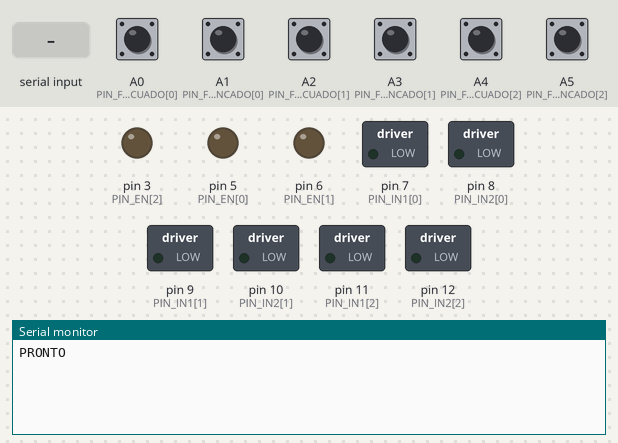
Recording of a sketch running on a simulated Arduino Uno, built with avr-gcc and run on an emulated ATmega328P. Shown: switched loads named in the sketch (green lamp = pin HIGH), output pins drawn as LEDs (lit = HIGH), the last lines printed to the serial monitor. The test bench sets the inputs (shaded band); at power-on: A0 (PIN_FC_RECUADO[0]), A1 (PIN_FC_AVANCADO[0]), A2 (PIN_FC_RECUADO[1]), A3 (PIN_FC_AVANCADO[1]), A4 (PIN_FC_RECUADO[2]), A5 (PIN_FC_AVANCADO[2]) HIGH.

Above: at 1.2 s.
1.3 s: "?\n" received over Serial
At 1.9 s:
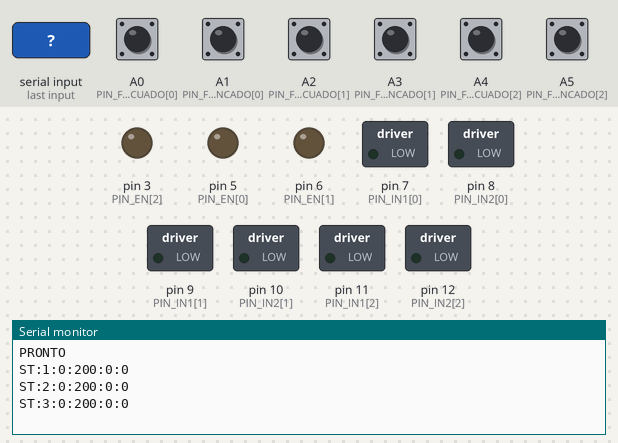
2.8 s: "S\n" received over the second serial link
At 3.7 s:
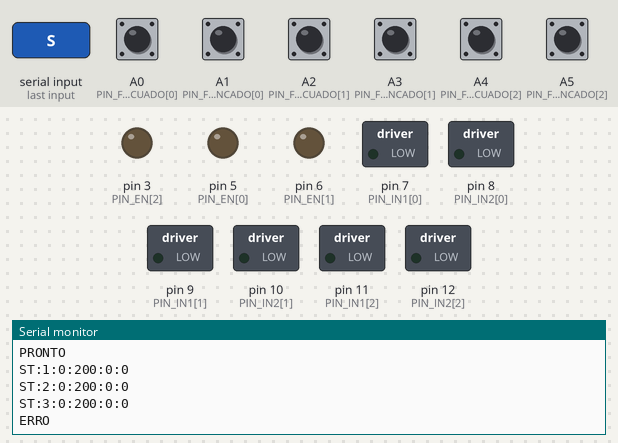
4.3 s: "X:45\n" received over Serial
At 5.8 s:
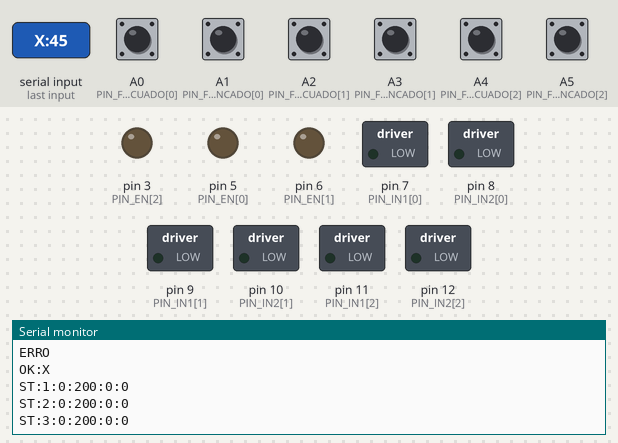
Timing chart, 0 to 7.3 s (numbered marks = the images above; inputs shaded):
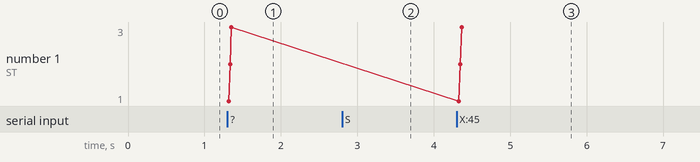

Measured:
- after the input at 1.3 s, the serial monitor: prints a new line at once (image 1)
- after the input at 2.8 s, the serial monitor: prints a new line at once (image 2)
- after the input at 4.3 s, the serial monitor: prints a new line at once (image 3)

The sketch:

braco_hidraulico.ino
```cpp
/*
  BRAÇO HIDRÁULICO CONTROLADO POR TABLET
  Arduino Uno + módulo Bluetooth BLE (HM-10 / AT-09 / BT-05) + 3 motores CC com redução

  Cada motor move o êmbolo de uma seringa de controle (fuso + suporte móvel).
  A água leva o movimento até a seringa atuadora da articulação.

  LIGAÇÕES (resumo - veja a tabela completa no passo a passo):
    Motor 1 (ex.: ombro)  -> Driver A, canal A : EN=D5(PWM)  IN1=D7  IN2=D8
    Motor 2 (ex.: cotovelo)-> Driver A, canal B : EN=D6(PWM)  IN1=D9  IN2=D10
    Motor 3 (ex.: garra)  -> Driver B, canal A : EN=D3(PWM)  IN1=D11 IN2=D12
    Fins de curso (um lado no pino, outro no GND, contato NA):
        Motor 1: recuado=A0  avançado=A1
        Motor 2: recuado=A2  avançado=A3
        Motor 3: recuado=A4  avançado=A5
    Bluetooth BLE: TX do módulo -> D2 | RX do módulo <- D4 (com divisor 1k/2k, módulo é 3,3 V)
    GND comum entre Arduino, módulo BLE, drivers e fonte dos motores.

  PROTOCOLO (texto, cada comando termina com \n) - o mesmo que o app web usa:
    M1:F      motor 1 avança            M1:R   motor 1 recua        M1:S  motor 1 para
    M1:V200   velocidade do motor 1 (PWM 80..255)
    X         PARA TUDO                 H      "estou aqui" (heartbeat)      ?  pede status
  Respostas do Arduino:
    ST:<motor>:<dir>:<pwm>:<fcRecuado>:<fcAvancado>   (dir: 1 avança, -1 recua, 0 parado)
    LIM:<motor>:MIN|MAX    parou por fim de curso
    WD                     parou por perda de comunicação
    TMAX:<motor>           parou por tempo máximo
    OK:X | PRONTO | ERRO

  Dá para testar sem o tablet: abra o Monitor Serial (9600, "Nova linha") e digite M1:F, M1:S etc.
*/

#include <SoftwareSerial.h>

// ---------------------------------------------------------------- CONFIGURAÇÃO
const uint8_t NUM_MOTORES = 3;

const uint8_t PIN_EN[NUM_MOTORES]  = {5, 6, 3};     // PWM (ENA/ENB do driver)
const uint8_t PIN_IN1[NUM_MOTORES] = {7, 9, 11};
const uint8_t PIN_IN2[NUM_MOTORES] = {8, 10, 12};

const uint8_t PIN_FC_RECUADO[NUM_MOTORES]  = {A0, A2, A4};  // fim de curso "recuar"
const uint8_t PIN_FC_AVANCADO[NUM_MOTORES] = {A1, A3, A5};  // fim de curso "avançar"

const uint8_t  BLE_RX = 2;   // Arduino RECEBE  (liga no TX do módulo)
const uint8_t  BLE_TX = 4;   // Arduino ENVIA   (liga no RX do módulo, via divisor de tensão)
const long     BAUD_BLE = 9600;

const unsigned long TIMEOUT_COM_MS = 1500;   // sem sinal do app por esse tempo => para tudo
const unsigned long TEMPO_MAX_MS   = 15000;  // tempo máximo contínuo de um motor ligado
const uint8_t  PWM_MIN = 80;                 // abaixo disso o motor costuma não girar
const uint8_t  PWM_PADRAO = 200;

// Se um motor andar ao contrário do esperado, troque o valor para true:
const bool INVERTER[NUM_MOTORES] = {false, false, false};

// ---------------------------------------------------------------- ESTADO
SoftwareSerial ble(BLE_RX, BLE_TX);

int8_t        direcao[NUM_MOTORES] = {0, 0, 0};
uint8_t       pwmMotor[NUM_MOTORES] = {PWM_PADRAO, PWM_PADRAO, PWM_PADRAO};
unsigned long inicioMotor[NUM_MOTORES] = {0, 0, 0};
unsigned long ultimoSinal = 0;

char    linhaBle[24];
uint8_t nBle = 0;
char    linhaUsb[24];
uint8_t nUsb = 0;

// ---------------------------------------------------------------- UTILITÁRIOS
void enviar(const char *texto) {
  ble.println(texto);
  Serial.println(texto);
}

bool fcRecuado(uint8_t i)  { return digitalRead(PIN_FC_RECUADO[i])  == LOW; }
bool fcAvancado(uint8_t i) { return digitalRead(PIN_FC_AVANCADO[i]) == LOW; }

void enviarStatus(uint8_t i) {
  char buf[32];
  snprintf(buf, sizeof(buf), "ST:%u:%d:%u:%u:%u", i + 1, direcao[i], pwmMotor[i],
           fcRecuado(i) ? 1 : 0, fcAvancado(i) ? 1 : 0);
  enviar(buf);
}

// ---------------------------------------------------------------- MOTORES
void aplicar(uint8_t i) {
  int8_t d = direcao[i];
  if (INVERTER[i]) d = -d;

  if (d > 0) {
    digitalWrite(PIN_IN1[i], HIGH);
    digitalWrite(PIN_IN2[i], LOW);
    analogWrite(PIN_EN[i], pwmMotor[i]);
  } else if (d < 0) {
    digitalWrite(PIN_IN1[i], LOW);
    digitalWrite(PIN_IN2[i], HIGH);
    analogWrite(PIN_EN[i], pwmMotor[i]);
  } else {
    analogWrite(PIN_EN[i], 0);
    digitalWrite(PIN_IN1[i], LOW);
    digitalWrite(PIN_IN2[i], LOW);
  }
}

void pararMotor(uint8_t i, bool avisar = true) {
  direcao[i] = 0;
  aplicar(i);
  if (avisar) enviarStatus(i);
}

void pararTodos() {
  for (uint8_t i = 0; i < NUM_MOTORES; i++) pararMotor(i, false);
}

void iniciarMotor(uint8_t i, int8_t d) {
  // não anda contra o fim de curso
  if (d > 0 && fcAvancado(i)) {
    char b[16]; snprintf(b, sizeof(b), "LIM:%u:MAX", i + 1); enviar(b);
    pararMotor(i);
    return;
  }
  if (d < 0 && fcRecuado(i)) {
    char b[16]; snprintf(b, sizeof(b), "LIM:%u:MIN", i + 1); enviar(b);
    pararMotor(i);
    return;
  }
  // inversão de sentido: para um instante antes (protege driver e motor)
  if (direcao[i] != 0 && direcao[i] != d) {
    pararMotor(i, false);
    delay(80);
  }
  direcao[i] = d;
  inicioMotor[i] = millis();
  aplicar(i);
  enviarStatus(i);
}

// ---------------------------------------------------------------- COMANDOS
void processar(char *s) {
  if (s[0] == 'H') return;                       // heartbeat: só atualiza ultimoSinal

  if (s[0] == 'X') {                             // parada geral
    pararTodos();
    enviar("OK:X");
    for (uint8_t i = 0; i < NUM_MOTORES; i++) enviarStatus(i);
    return;
  }

  if (s[0] == '?') {
    for (uint8_t i = 0; i < NUM_MOTORES; i++) enviarStatus(i);
    return;
  }

  if (s[0] == 'M' && s[1] >= '1' && s[1] <= '0' + NUM_MOTORES && s[2] == ':') {
    uint8_t i = s[1] - '1';
    char c = s[3];
    if (c == 'F')      iniciarMotor(i, +1);
    else if (c == 'R') iniciarMotor(i, -1);
    else if (c == 'S') pararMotor(i);
    else if (c == 'V') {
      int v = constrain(atoi(s + 4), PWM_MIN, 255);
      pwmMotor[i] = (uint8_t)v;
      if (direcao[i] != 0) aplicar(i);
      enviarStatus(i);
    } else enviar("ERRO");
    return;
  }

  enviar("ERRO");
}

void lerFonte(Stream &fonte, char *buf, uint8_t &n) {
  while (fonte.available()) {
    char c = fonte.read();
    ultimoSinal = millis();
    if (c == '\n' || c == '\r') {
      if (n > 0) {
        buf[n] = 0;
        processar(buf);
        n = 0;
      }
    } else if (n < sizeof(linhaBle) - 1) {
      buf[n++] = c;
    } else {
      n = 0;   // linha longa demais: descarta
    }
  }
}

// ---------------------------------------------------------------- SEGURANÇA
void verificarSeguranca() {
  unsigned long agora = millis();
  bool algumLigado = false;

  for (uint8_t i = 0; i < NUM_MOTORES; i++) {
    if (direcao[i] == 0) continue;
    algumLigado = true;

    if (direcao[i] > 0 && fcAvancado(i)) {
      pararMotor(i);
      char b[16]; snprintf(b, sizeof(b), "LIM:%u:MAX", i + 1); enviar(b);
    } else if (direcao[i] < 0 && fcRecuado(i)) {
      pararMotor(i);
      char b[16]; snprintf(b, sizeof(b), "LIM:%u:MIN", i + 1); enviar(b);
    } else if (agora - inicioMotor[i] > TEMPO_MAX_MS) {
      pararMotor(i);
      char b[16]; snprintf(b, sizeof(b), "TMAX:%u", i + 1); enviar(b);
    }
  }

  // perdeu a comunicação com o tablet => para tudo
  if (algumLigado && (agora - ultimoSinal > TIMEOUT_COM_MS)) {
    pararTodos();
    enviar("WD");
  }
}

// ---------------------------------------------------------------- SETUP / LOOP
void setup() {
  for (uint8_t i = 0; i < NUM_MOTORES; i++) {
    pinMode(PIN_EN[i], OUTPUT);
    pinMode(PIN_IN1[i], OUTPUT);
    pinMode(PIN_IN2[i], OUTPUT);
    pinMode(PIN_FC_RECUADO[i], INPUT_PULLUP);
    pinMode(PIN_FC_AVANCADO[i], INPUT_PULLUP);
  }
  pararTodos();

  Serial.begin(9600);
  ble.begin(BAUD_BLE);
  ultimoSinal = millis();
  enviar("PRONTO");
}

void loop() {
  lerFonte(ble, linhaBle, nBle);
  lerFonte(Serial, linhaUsb, nUsb);
  verificarSeguranca();
}
```
